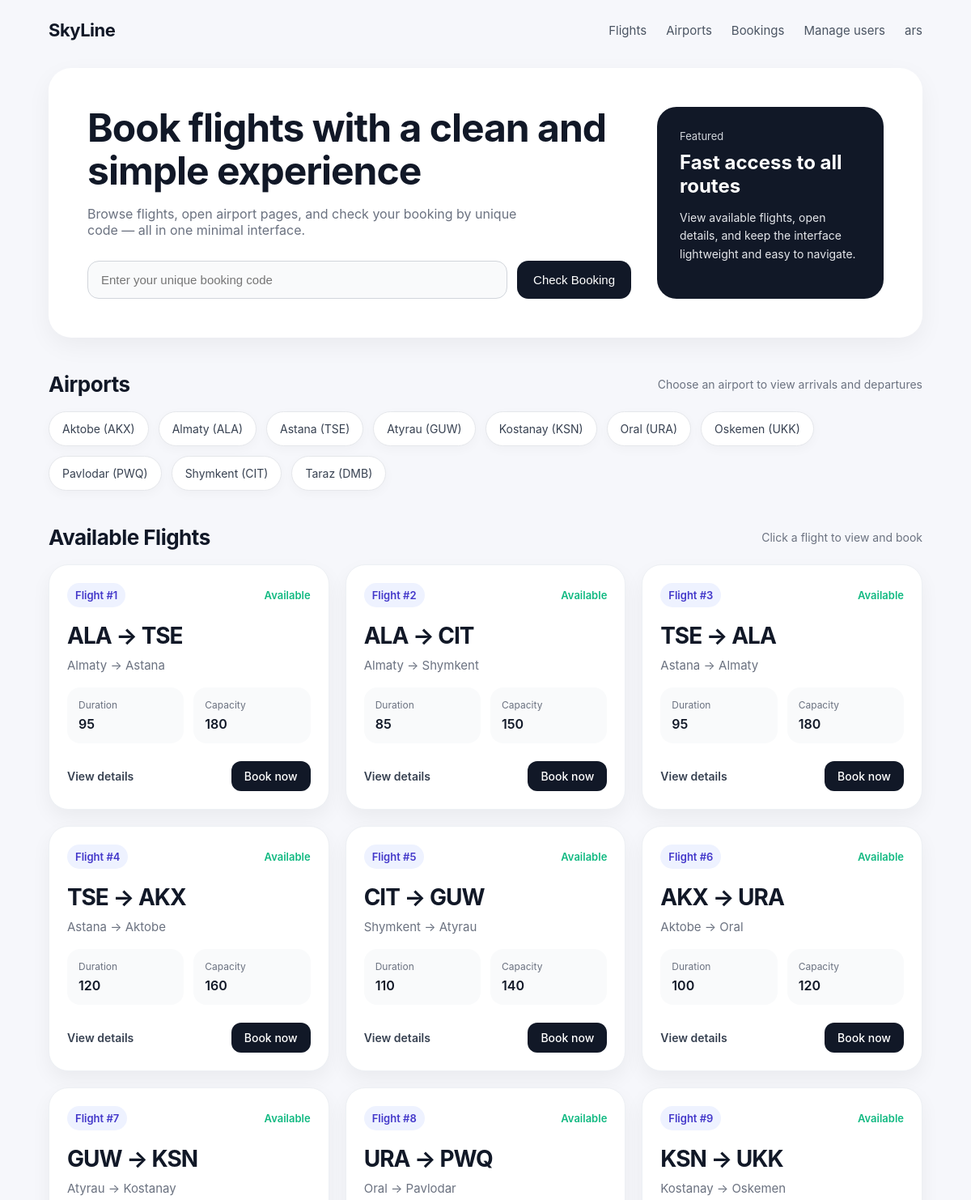
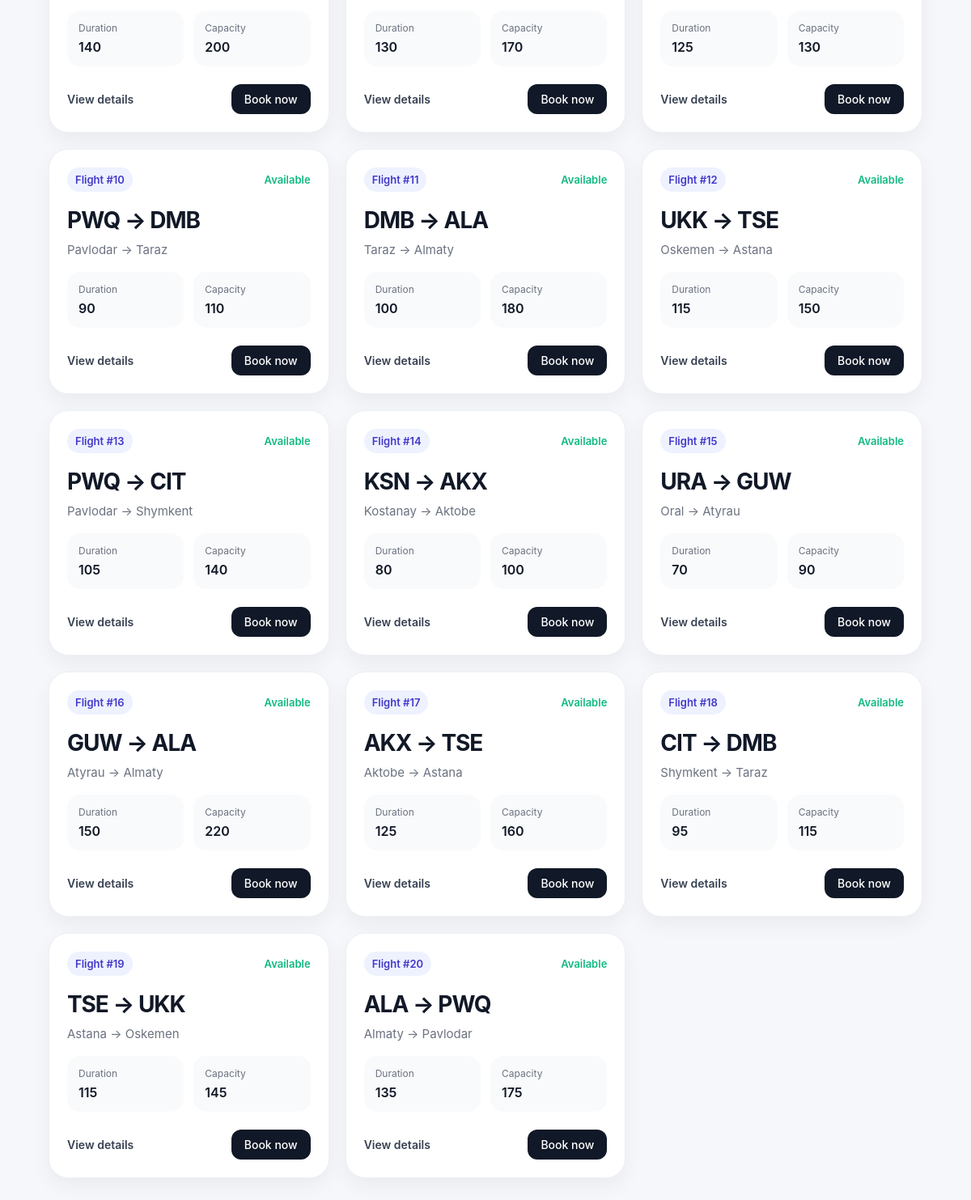
The app's page / (signed in) with its own data (2 pictures, top to bottom).
### flights/models.py (models this page shows, shortened)
class Airport(models.Model):
    code = models.CharField(max_length=3, unique=True)
    city = models.CharField(max_length=64)

class Flight(models.Model):
    origin = models.ForeignKey(
        Airport,
        on_delete=models.CASCADE,
        related_name="departures"
    )
    destination = models.ForeignKey(
        Airport,
        on_delete=models.CASCADE,
        related_name="arrivals"
    )
    duration = models.IntegerField()
    capacity = models.PositiveIntegerField()

### flights/views.py (the view)
# urls.py: path("", views.index, name="index"),
def index(request):
    flights = Flight.objects.select_related("origin", "destination").all()
    airports = Airport.objects.all().order_by("city")
    show_promo_banner = request.session.pop("show_promo_banner", False)
    promo_code = request.session.get("promo_code")
    return render(request, "flights/index.html", {
        "flights": flights,
        "airports": airports,
        "show_promo_banner": show_promo_banner,
        "promo_code": promo_code,
    })

### flights/templates/flights/index.html (shortened to what this page needs)
{% load static %}
<!DOCTYPE html>
<html lang="en">
<head>
    <link rel="stylesheet" href="{% static 'flights/index.css' %}">
</head>
<body>
  <div class="container">
    <nav class="navbar">
      <div class="logo">SkyLine</div>
        <div class="nav-links">
            <a href="#flights">Flights</a>
            <a href="#airports">Airports</a>
            <a href="{% url 'bookings' %}">Bookings</a>
            {% if user.is_staff %}
                <a href="{% url 'admin_users' %}">Manage users</a>
            {% endif %}
            {% if user.is_authenticated %}
                <a href="{% url 'profile' %}" class="nav-btn">{{ user.username }}</a>
            {% else %}
                <a href="{% url 'login' %}" class="nav-btn">Sign in</a>
            {% endif %}
        </div>
    </nav>
    <section class="hero">
      <div class="hero-left">
        <h1>Book flights with a clean and simple experience</h1>
        <p>
          Browse flights, open airport pages, and check your booking by unique code — all in one minimal interface.
        </p>
<form class="booking-check" method="POST" action="{% url 'check_booking' %}">
    <input
        type="text"
        name="code"
        placeholder="Enter your unique booking code"
        required
    >
    <button type="submit">Check Booking</button>
</form>
      </div>
      <div class="hero-right">
        <div>
          <div class="small">Featured</div>
          <h3>Fast access to all routes</h3>
          <p>
            View available flights, open details, and keep the interface lightweight and easy to navigate.
          </p>
        </div>
      </div>
    </section>
    <section class="section" id="airports">
      <div class="section-header">
        <h2>Airports</h2>
        <span>Choose an airport to view arrivals and departures</span>
      </div>
      <div class="airport-list">
          {% for airport in airports %}
              <a href="{% url 'airport' airport.id %}" class="airport-chip">{{ airport.city }} ({{ airport.code }})</a>
          {% endfor %}
      </div>
    </section>
    <section class="section" id="flights">
      <div class="section-header">
        <h2>Available Flights</h2>
        <span>Click a flight to view and book</span>
      </div>
      <div class="flights-grid">
          {% for flight in flights %}
              <div class="flight-card">
          <div class="flight-top">
            <div class="flight-id">Flight #{{ flight.id }}</div>
            <div class="status">{% if flight.capacity > 0 %}Available{% else %}Not Available{% endif %}</div>
          </div>
          <div class="route">{{ flight.origin.code }} → {{ flight.destination.code }}</div>
          <div class="cities">{{ flight.origin.city }} → {{ flight.destination.city }}</div>
          <div class="flight-info">
            <div class="info-box">
              <div class="label">Duration</div>
              <div class="value">{{ flight.duration }}</div>
            </div>
            <div class="info-box">
              <div class="label">Capacity</div>
              <div class="value">{{ flight.capacity }}</div>
            </div>
          </div>
          <div class="flight-actions">
            <a href="{% url 'flight' flight.id %}" class="details-link">View details</a>
            {% if user.is_authenticated %}
                <a href="{% url 'book_flight' flight.id %}" class="book-btn">Book now</a>
            {% else %}
                <a href="{% url 'login' %}?next={% url 'book_flight' flight.id %}" class="book-btn">Book now</a>
            {% endif %}
          </div>
        </div>
          {% endfor %}
        </div>
    </section>
    <div class="footer-space"></div>
  </div>
</body>
</html>

### flights/static/flights/index.css (style rules this page uses)
* { margin: 0; padding: 0; box-sizing: border-box; }
html { scroll-behavior: smooth; }
body { font-family: Inter, Arial, sans-serif; background: #f6f7fb; color: #111827; }
a { text-decoration: none; color: inherit; }
.container { width: 90%; max-width: 1200px; margin: 0 auto; }
.navbar { display: flex; justify-content: space-between; align-items: center; padding: 24px 0; }
.logo { font-size: 22px; font-weight: 700; letter-spacing: -0.5px; }
.nav-links { display: flex; gap: 24px; font-size: 15px; color: #4b5563; }
.hero { margin-top: 10px; background: white; border-radius: 28px; padding: 48px; box-shadow: 0 10px 30px rgba(0, 0, 0, 0.05); display: flex; justify-content: space-between; gap: 32px; flex-wrap: wrap; }
.hero-left { flex: 1; min-width: 280px; }
.hero-left h1 { font-size: 48px; line-height: 1.1; margin-bottom: 16px; letter-spacing: -1px; }
.hero-left p { font-size: 16px; color: #6b7280; max-width: 560px; margin-bottom: 28px; }
.booking-check { display: flex; gap: 12px; flex-wrap: wrap; }
.booking-check input { flex: 1; min-width: 220px; padding: 14px 16px; border: 1px solid #d1d5db; border-radius: 14px; background: #f9fafb; font-size: 15px; outline: none; }
.booking-check button { padding: 14px 20px; border: none; border-radius: 14px; background: #111827; color: white; font-size: 15px; cursor: pointer; transition: 0.2s ease; }
.hero-right { width: 280px; min-width: 260px; background: #111827; color: white; border-radius: 24px; padding: 28px; display: flex; flex-direction: column; justify-content: space-between; }
.hero-right .small { font-size: 13px; color: #d1d5db; margin-bottom: 10px; }
.hero-right h3 { font-size: 24px; margin-bottom: 14px; }
.hero-right p { font-size: 14px; color: #e5e7eb; line-height: 1.6; }
.section { margin-top: 42px; }
.section-header { display: flex; justify-content: space-between; align-items: center; margin-bottom: 18px; }
.section-header h2 { font-size: 26px; letter-spacing: -0.5px; }
.section-header span { color: #6b7280; font-size: 14px; }
.airport-list { display: flex; flex-wrap: wrap; gap: 12px; }
.airport-chip { padding: 12px 16px; border-radius: 999px; background: white; border: 1px solid #e5e7eb; box-shadow: 0 4px 14px rgba(0, 0, 0, 0.03); transition: 0.2s ease; font-size: 14px; color: #374151; }
.flights-grid { display: grid; grid-template-columns: repeat(auto-fit, minmax(290px, 1fr)); gap: 20px; }
.flight-card { background: white; border-radius: 24px; padding: 22px; box-shadow: 0 10px 24px rgba(0, 0, 0, 0.05); border: 1px solid #edf0f4; transition: 0.2s ease; }
.flight-top { display: flex; justify-content: space-between; align-items: center; margin-bottom: 18px; }
.flight-id { font-size: 13px; background: #eef2ff; color: #4338ca; padding: 7px 10px; border-radius: 999px; font-weight: 600; }
.status { font-size: 13px; color: #10b981; font-weight: 600; }
.route { font-size: 28px; font-weight: 700; letter-spacing: -1px; margin-bottom: 10px; }
.cities { color: #6b7280; margin-bottom: 18px; font-size: 15px; }
.flight-info { display: flex; justify-content: space-between; gap: 12px; margin-bottom: 22px; }
.info-box { flex: 1; background: #f9fafb; border-radius: 16px; padding: 14px; }
.info-box .label { font-size: 12px; color: #6b7280; margin-bottom: 6px; }
.info-box .value { font-size: 16px; font-weight: 600; }
.flight-actions { display: flex; justify-content: space-between; align-items: center; }
.details-link { font-size: 14px; font-weight: 600; color: #374151; }
.book-btn { padding: 10px 16px; border-radius: 12px; background: #111827; color: white; font-size: 14px; font-weight: 500; }
.footer-space { height: 60px; }

### records on screen
Airport: city "Aktobe", code "AKX"
Airport: city "Almaty", code "ALA"
Airport: city "Astana", code "TSE"
Airport: city "Atyrau", code "GUW"
Airport: city "Kostanay", code "KSN"
Airport: city "Oral", code "URA"
Airport: city "Oskemen", code "UKK"
Airport: city "Pavlodar", code "PWQ"
Airport: city "Shymkent", code "CIT"
Airport: city "Taraz", code "DMB"
Flight: id "1", shows "Available", origin.code "ALA", destination.code "TSE", origin.city "Almaty", destination.city "Astana", duration "95", capacity "180"
Flight: id "2", shows "Available", origin.code "ALA", destination.code "CIT", origin.city "Almaty", destination.city "Shymkent", duration "85", capacity "150"
Flight: id "3", shows "Available", origin.code "TSE", destination.code "ALA", origin.city "Astana", destination.city "Almaty", duration "95", capacity "180"
Flight: id "4", shows "Available", origin.code "TSE", destination.code "AKX", origin.city "Astana", destination.city "Aktobe", duration "120", capacity "160"
Flight: id "5", shows "Available", origin.code "CIT", destination.code "GUW", origin.city "Shymkent", destination.city "Atyrau", duration "110", capacity "140"
Flight: id "6", shows "Available", origin.code "AKX", destination.code "URA", origin.city "Aktobe", destination.city "Oral", duration "100", capacity "120"
Flight: id "7", shows "Available", origin.code "GUW", destination.code "KSN", origin.city "Atyrau", destination.city "Kostanay", duration "140", capacity "200"
Flight: id "8", shows "Available", origin.code "URA", destination.code "PWQ", origin.city "Oral", destination.city "Pavlodar", duration "130", capacity "170"
Flight: id "9", shows "Available", origin.code "KSN", destination.code "UKK", origin.city "Kostanay", destination.city "Oskemen", duration "125", capacity "130"
Flight: id "10", shows "Available", origin.code "PWQ", destination.code "DMB", origin.city "Pavlodar", destination.city "Taraz", duration "90", capacity "110"
Flight: id "11", shows "Available", origin.code "DMB", destination.code "ALA", origin.city "Taraz", destination.city "Almaty", duration "100", capacity "180"
Flight: id "12", shows "Available", origin.code "UKK", destination.code "TSE", origin.city "Oskemen", destination.city "Astana", duration "115", capacity "150"
Flight: id "13", shows "Available", origin.code "PWQ", destination.code "CIT", origin.city "Pavlodar", destination.city "Shymkent", duration "105", capacity "140"
Flight: id "14", shows "Available", origin.code "KSN", destination.code "AKX", origin.city "Kostanay", destination.city "Aktobe", duration "80", capacity "100"
Flight: id "15", shows "Available", origin.code "URA", destination.code "GUW", origin.city "Oral", destination.city "Atyrau", duration "70", capacity "90"
Flight: id "16", shows "Available", origin.code "GUW", destination.code "ALA", origin.city "Atyrau", destination.city "Almaty", duration "150", capacity "220"
Flight: id "17", shows "Available", origin.code "AKX", destination.code "TSE", origin.city "Aktobe", destination.city "Astana", duration "125", capacity "160"
Flight: id "18", shows "Available", origin.code "CIT", destination.code "DMB", origin.city "Shymkent", destination.city "Taraz", duration "95", capacity "115"
Flight: id "19", shows "Available", origin.code "TSE", destination.code "UKK", origin.city "Astana", destination.city "Oskemen", duration "115", capacity "145"
Flight: id "20", shows "Available", origin.code "ALA", destination.code "PWQ", origin.city "Almaty", destination.city "Pavlodar", duration "135", capacity "175"

### other values on screen
{{ user.username }} "ars"
